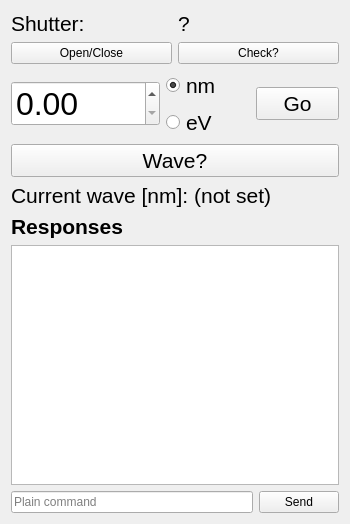
<?xml version="1.0" encoding="UTF-8"?>
<ui version="4.0">
 <class>orielForm</class>
 <widget class="QWidget" name="orielForm">
  <property name="geometry">
   <rect>
    <x>0</x>
    <y>0</y>
    <width>350</width>
    <height>524</height>
   </rect>
  </property>
  <property name="sizePolicy">
   <sizepolicy hsizetype="Fixed" vsizetype="MinimumExpanding">
    <horstretch>0</horstretch>
    <verstretch>0</verstretch>
   </sizepolicy>
  </property>
  <property name="minimumSize">
   <size>
    <width>350</width>
    <height>0</height>
   </size>
  </property>
  <property name="windowTitle">
   <string>Form</string>
  </property>
  <layout class="QGridLayout" name="gridLayout_3">
   <item row="1" column="0" colspan="2">
    <layout class="QGridLayout" name="gridLayout">
     <item row="2" column="0" colspan="3">
      <widget class="QPushButton" name="waveBtn">
       <property name="font">
        <font>
         <pointsize>16</pointsize>
        </font>
       </property>
       <property name="text">
        <string>Wave?</string>
       </property>
      </widget>
     </item>
     <item row="0" column="1">
      <widget class="QRadioButton" name="nmRadioBtn">
       <property name="font">
        <font>
         <pointsize>16</pointsize>
        </font>
       </property>
       <property name="text">
        <string>nm</string>
       </property>
       <property name="checked">
        <bool>true</bool>
       </property>
      </widget>
     </item>
     <item row="0" column="0" rowspan="2">
      <widget class="QDoubleSpinBox" name="entryBox">
       <property name="font">
        <font>
         <pointsize>24</pointsize>
        </font>
       </property>
       <property name="maximum">
        <double>1200.000000000000000</double>
       </property>
      </widget>
     </item>
     <item row="1" column="1">
      <widget class="QRadioButton" name="evRadioBtn">
       <property name="font">
        <font>
         <pointsize>16</pointsize>
        </font>
       </property>
       <property name="text">
        <string>eV</string>
       </property>
      </widget>
     </item>
     <item row="0" column="2" rowspan="2">
      <widget class="QPushButton" name="goBtn">
       <property name="font">
        <font>
         <pointsize>16</pointsize>
        </font>
       </property>
       <property name="text">
        <string>Go</string>
       </property>
       <property name="icon">
        <iconset>
         <normaloff>Icons/play.png</normaloff>Icons/play.png</iconset>
       </property>
       <property name="iconSize">
        <size>
         <width>64</width>
         <height>64</height>
        </size>
       </property>
      </widget>
     </item>
     <item row="3" column="0" colspan="3">
      <widget class="QLabel" name="waveLabel">
       <property name="font">
        <font>
         <pointsize>16</pointsize>
        </font>
       </property>
       <property name="text">
        <string>Current wave [nm]: (not set)</string>
       </property>
      </widget>
     </item>
    </layout>
   </item>
   <item row="2" column="0">
    <widget class="QLabel" name="label_3">
     <property name="font">
      <font>
       <pointsize>16</pointsize>
       <weight>75</weight>
       <bold>true</bold>
      </font>
     </property>
     <property name="text">
      <string>Responses</string>
     </property>
    </widget>
   </item>
   <item row="3" column="0" colspan="2">
    <widget class="QPlainTextEdit" name="responsesField"/>
   </item>
   <item row="4" column="0">
    <widget class="QLineEdit" name="plainCmdBox">
     <property name="placeholderText">
      <string>Plain command</string>
     </property>
    </widget>
   </item>
   <item row="4" column="1">
    <widget class="QPushButton" name="sendCmdBtn">
     <property name="text">
      <string>Send</string>
     </property>
    </widget>
   </item>
   <item row="0" column="0" colspan="2">
    <layout class="QGridLayout" name="gridLayout_2">
     <item row="2" column="0">
      <widget class="QLabel" name="label">
       <property name="font">
        <font>
         <pointsize>16</pointsize>
        </font>
       </property>
       <property name="text">
        <string>Shutter:</string>
       </property>
      </widget>
     </item>
     <item row="3" column="2">
      <widget class="QPushButton" name="shutterCheckBtn">
       <property name="text">
        <string>Check?</string>
       </property>
      </widget>
     </item>
     <item row="3" column="0">
      <widget class="QPushButton" name="shutterToggleBtn">
       <property name="text">
        <string>Open/Close</string>
       </property>
      </widget>
     </item>
     <item row="2" column="2">
      <widget class="QLabel" name="shutterStatusLabel">
       <property name="font">
        <font>
         <pointsize>16</pointsize>
        </font>
       </property>
       <property name="text">
        <string>?</string>
       </property>
      </widget>
     </item>
    </layout>
   </item>
  </layout>
 </widget>
 <resources/>
 <connections/>
</ui>
